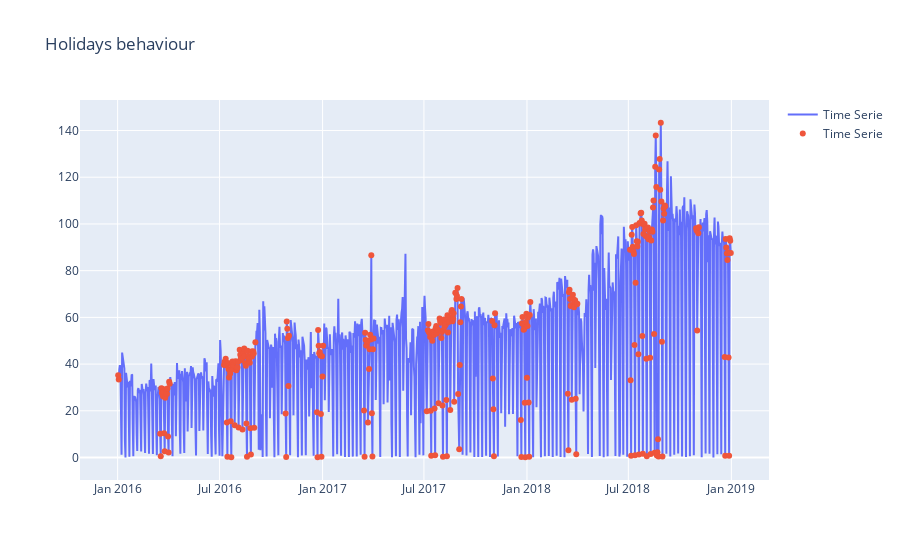

Notebook cell for this chart:
### Code cell
y=myData3[["GREGORIAN_DATE","PRODUCTPAGE_CODE","ISLAM_EVENT","SCOLAR_HOLIDAY","HOLIDAY","TURNOVER"]]

y=y.groupby("GREGORIAN_DATE")["TURNOVER"].sum()/1000000
x=y.index
data=[go.Scatter(
            x =x,
            y = y,
            mode="lines",
            name=f"Time Serie",),
     go.Scatter(
            x =x_scolar,
            y = y_scolar,
            mode="markers",
            name=f"Time Serie",),]
layout = go.Layout(title="Holidays behaviour")
fig = go.Figure(data=data,layout=layout)
pyo.iplot(fig)

### Figure 1 — Plotly figure (JSON) as saved in the notebook; plotly's stock layout.template omitted (floating-point values rounded to 4 significant figures; data arrays with more than 128 entries replaced by an {"elided": "..."} marker saying what was removed)
{"data": [{"mode": "lines", "name": "Time Serie", "type": "scatter", "x": {"elided": "1054 str values"}, "y": {"elided": "1054 float values"}}, {"mode": "markers", "name": "Time Serie", "type": "scatter", "x": {"elided": "289 str values"}, "y": {"elided": "289 float values"}}], "layout": {"title": {"text": "Holidays behaviour"}}}
